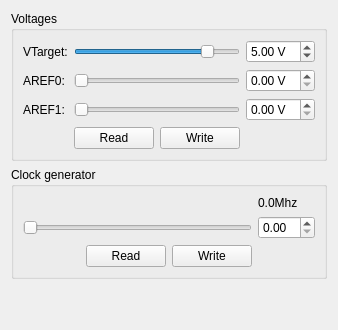
       <widget class="QWidget" name="tabHWSettings">
        <attribute name="icon">
         <iconset resource="icons/icons.qrc">
          <normaloff>:/gconf-editor.svg</normaloff>:/gconf-editor.svg</iconset>
        </attribute>
        <attribute name="title">
         <string>HW settings</string>
        </attribute>
        <layout class="QVBoxLayout" name="verticalLayout_10">
         <item>
          <widget class="QGroupBox" name="groupBoxVoltages">
           <property name="title">
            <string>Voltages</string>
           </property>
           <layout class="QGridLayout" name="gridLayout_8">
            <item row="1" column="0">
             <widget class="QLabel" name="labelVtarget">
              <property name="text">
               <string>VTarget:</string>
              </property>
             </widget>
            </item>
            <item row="1" column="1" colspan="2">
             <widget class="QSlider" name="horizontalSliderVTarget">
              <property name="maximum">
               <number>60</number>
              </property>
              <property name="value">
               <number>50</number>
              </property>
              <property name="orientation">
               <enum>Qt::Horizontal</enum>
              </property>
             </widget>
            </item>
            <item row="2" column="0">
             <widget class="QLabel" name="labelAREF0">
              <property name="text">
               <string>AREF0:</string>
              </property>
             </widget>
            </item>
            <item row="2" column="1" colspan="2">
             <widget class="QSlider" name="horizontalSliderAREF0">
              <property name="orientation">
               <enum>Qt::Horizontal</enum>
              </property>
             </widget>
            </item>
            <item row="3" column="0">
             <widget class="QLabel" name="labelAREF1">
              <property name="text">
               <string>AREF1:</string>
              </property>
             </widget>
            </item>
            <item row="3" column="1" colspan="2">
             <widget class="QSlider" name="horizontalSliderAREF1">
              <property name="orientation">
               <enum>Qt::Horizontal</enum>
              </property>
             </widget>
            </item>
            <item row="4" column="1">
             <widget class="QPushButton" name="pushButtonReadVoltages">
              <property name="text">
               <string>Read</string>
              </property>
             </widget>
            </item>
            <item row="4" column="2">
             <widget class="QPushButton" name="pushButtonWriteVoltages">
              <property name="text">
               <string>Write</string>
              </property>
             </widget>
            </item>
            <item row="3" column="3">
             <widget class="QDoubleSpinBox" name="doubleSpinBoxAREF1">
              <property name="suffix">
               <string> V</string>
              </property>
             </widget>
            </item>
            <item row="2" column="3">
             <widget class="QDoubleSpinBox" name="doubleSpinBoxAREF0">
              <property name="suffix">
               <string> V</string>
              </property>
             </widget>
            </item>
            <item row="1" column="3">
             <widget class="QDoubleSpinBox" name="doubleSpinBoxVTarget">
              <property name="suffix">
               <string> V</string>
              </property>
              <property name="value">
               <double>5.000000000000000</double>
              </property>
             </widget>
            </item>
           </layout>
          </widget>
         </item>
         <item>
          <widget class="QGroupBox" name="groupBoxClockGenerator">
           <property name="title">
            <string>Clock generator</string>
           </property>
           <layout class="QGridLayout" name="gridLayout_12">
            <item row="0" column="3">
             <widget class="QLabel" name="labelClockValue">
              <property name="text">
               <string>0.0Mhz</string>
              </property>
             </widget>
            </item>
            <item row="1" column="0" colspan="3">
             <widget class="QSlider" name="horizontalSliderClkGenVal">
              <property name="orientation">
               <enum>Qt::Horizontal</enum>
              </property>
             </widget>
            </item>
            <item row="1" column="3">
             <widget class="QDoubleSpinBox" name="doubleSpinBoxClockValue"/>
            </item>
            <item row="2" column="1">
             <widget class="QPushButton" name="pushButtonReadClkGenVal">
              <property name="text">
               <string>Read</string>
              </property>
             </widget>
            </item>
            <item row="2" column="2">
             <widget class="QPushButton" name="pushButtonWriteClkGenVal">
              <property name="text">
               <string>Write</string>
              </property>
             </widget>
            </item>
            <item row="2" column="0">
             <spacer name="horizontalSpacer_3">
              <property name="orientation">
               <enum>Qt::Horizontal</enum>
              </property>
              <property name="sizeHint" stdset="0">
               <size>
                <width>40</width>
                <height>20</height>
               </size>
              </property>
             </spacer>
            </item>
           </layout>
          </widget>
         </item>
         <item>
          <spacer name="verticalSpacer_5">
           <property name="orientation">
            <enum>Qt::Vertical</enum>
           </property>
           <property name="sizeHint" stdset="0">
            <size>
             <width>20</width>
             <height>40</height>
            </size>
           </property>
          </spacer>
         </item>
        </layout>
       </widget>
